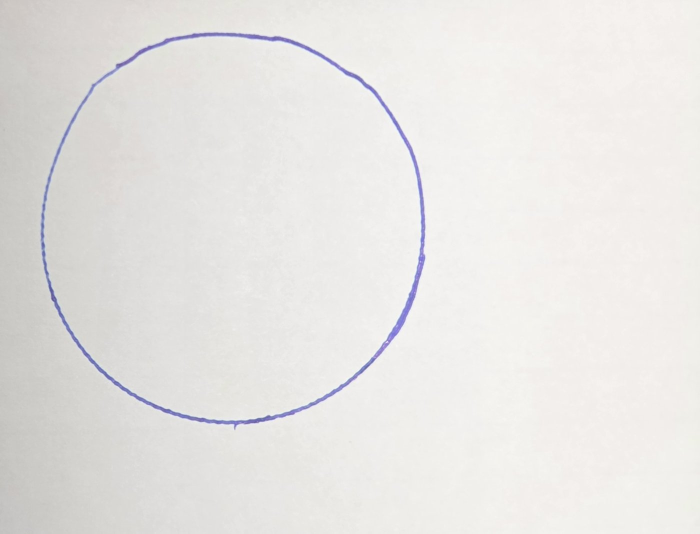
#> input picture protoman/examples/circletest_v1/input.jpg, 1400 x 1067 px (shown at 1/2 size)
$ python trace_logo.py ../../../../../protoman/examples/circletest_v1/input.jpg out.png
#> lines starting #> are read from the running program, lines starting #| are printed output that depends on the picture; after the words box and inside, x2 and y2 are one past the last pixel; in counts of white or black regions, pixels touching at a corner belong together
#!/usr/bin/env python3
"""Trace a raster logo (PNG/JPG) to a clean SVG for OpenSCAD import().

Pipeline: grayscale -> threshold -> crop tight -> 1-bit PBM -> potrace -> SVG.

Usage:
    python3 trace_logo.py in.png out.svg [--threshold 128] [--margin 8] [--invert]

--invert   : treat LIGHT pixels as the logo (light art on a dark background)

Then in OpenSCAD:
    resize([45,45]) import("out.svg", center=true);   // scale to 45 mm
Mirror in X if debossing on a face viewed from the back (the bed/outer face).
"""
import argparse
import subprocess
import sys

import numpy as np
from PIL import Image


def main():
    ap = argparse.ArgumentParser()
    ap.add_argument("inp")
    ap.add_argument("out")
    ap.add_argument("--threshold", type=int, default=128)
    ap.add_argument("--margin", type=int, default=8)
    ap.add_argument("--invert", action="store_true",
                    help="treat light pixels as foreground")
    a = ap.parse_args()

    im = Image.open(a.inp).convert("L")
    arr = np.array(im)
    mask = (arr > a.threshold) if a.invert else (arr < a.threshold)
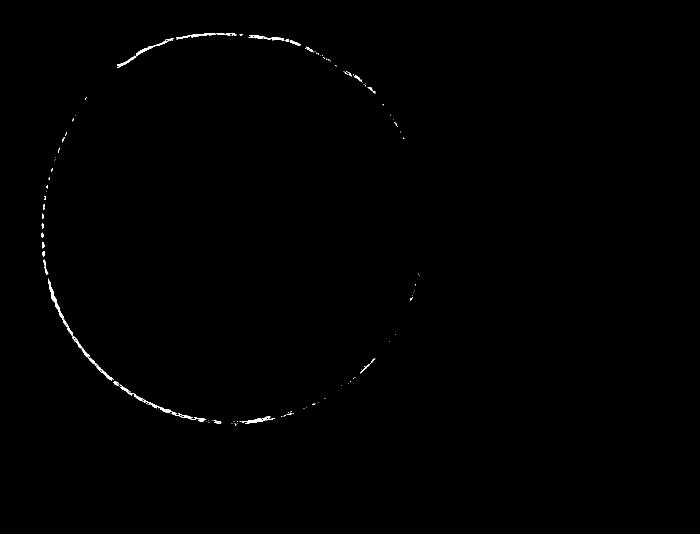
#> mask: shape (1067, 1400) bool (shown at 1/2 size); 0.3% white; 115 white regions (88 under 20 px), largest, box (x1, y1, x2, y2) and area: (239, 768, 392, 840) 620, (96, 557, 146, 671) 544, (234, 76, 348, 136) 508
    ys, xs = np.where(mask)
#> ys = 4463 values from 66 to 850; xs = 4463 values, max 839 at index 2080, min 83 at index 1830, mean 339.3
    if len(xs) == 0:
        sys.exit("no foreground pixels found — adjust --threshold or try --invert")

    m = a.margin
    x0, x1 = max(0, xs.min() - m), min(arr.shape[1], xs.max() + m)
#> x0 = 75; x1 = 847
    y0, y1 = max(0, ys.min() - m), min(arr.shape[0], ys.max() + m)
#> y0 = 58; y1 = 858
    crop = im.crop((x0, y0, x1, y1))
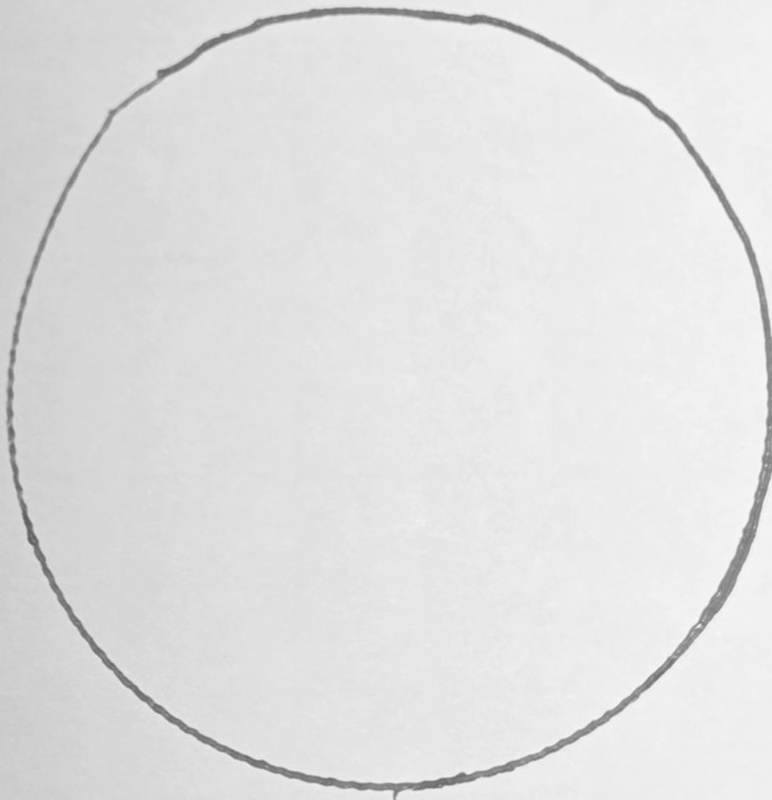
#> crop: PIL image 772x800 L; min 92, max 249, mean 224.7

    # potrace PBM wants black (0) = foreground
    if a.invert:
        bw = crop.point(lambda p: 0 if p > a.threshold else 255).convert("1")
    else:
        bw = crop.point(lambda p: 0 if p < a.threshold else 255).convert("1")
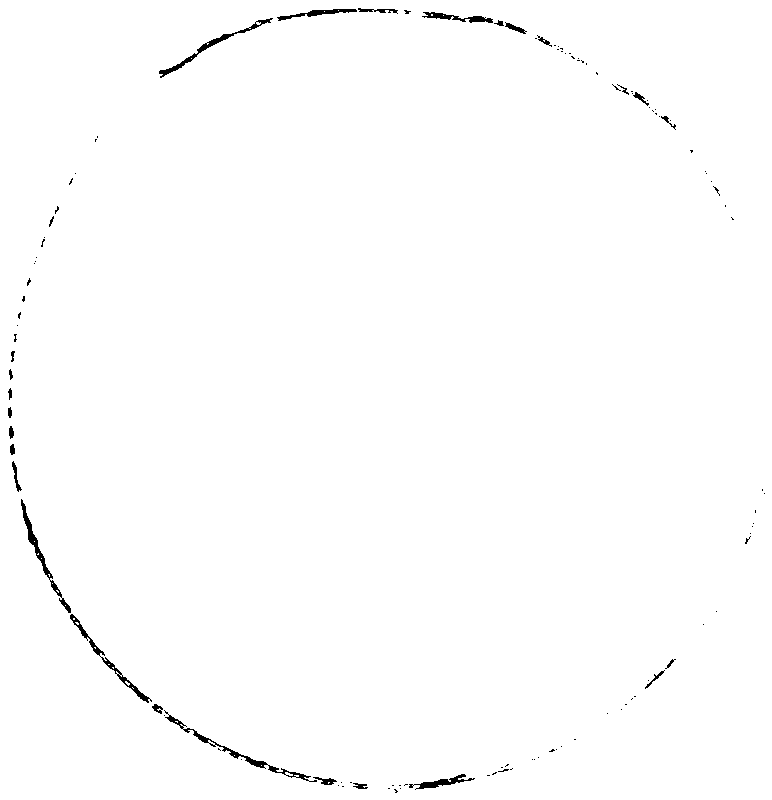
#> bw: PIL image 772x800 1; 99.3% white; 115 black regions (88 under 20 px), largest, box (x1, y1, x2, y2) and area: (164, 710, 317, 782) 620, (21, 499, 71, 613) 544, (159, 18, 273, 78) 508

    pbm = a.out + ".pbm"
    bw.save(pbm)
    subprocess.run(["potrace", pbm, "-s", "--flat", "-o", a.out], check=True)
#> (this line was passed over: subprocess is not available in this run)
    print(f"wrote {a.out}  (logo bbox {x1 - x0} x {y1 - y0} px, square-ish recommended)")
#| wrote out.png  (logo bbox 772 x 800 px, square-ish recommended)


if __name__ == "__main__":
    main()
